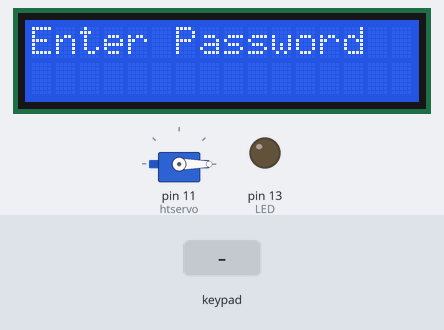
Recording of a sketch running on a simulated Arduino Uno, built with avr-gcc and run on an emulated ATmega328P. Parts: servo, 16×2 character LCD, output pins drawn as LEDs (lit = HIGH). The inputs (shaded band) are chosen by the test bench. EEPROM starts erased.

Above: at 4.2 s.
4.3 s: keypad keys 1 2 3 4 pressed 0.4 s apart
At 7.1 s:
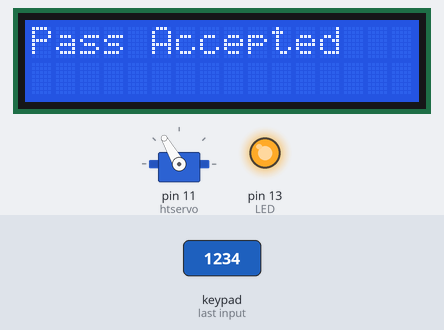
10.4 s: key 'A' pressed
13.4 s: keypad keys 1 2 3 4 # pressed 0.4 s apart
At 15.8 s:
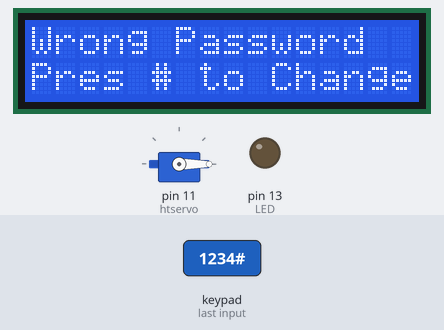
16.9 s: key 'B' pressed
At 17.9 s:
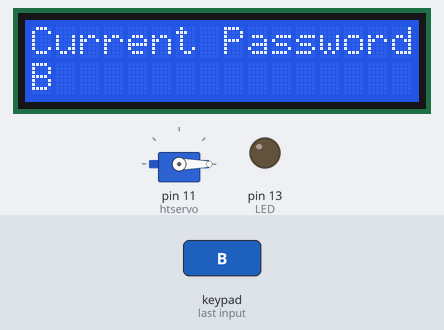
18.4 s: keypad keys 1 2 3 4 * pressed 0.4 s apart
At 21.2 s:
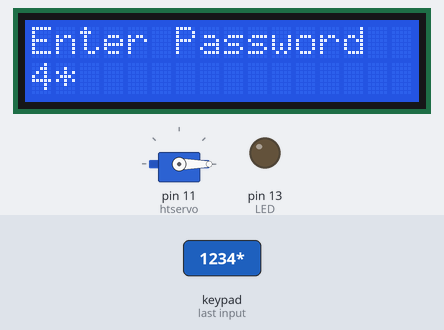
22.4 s: key 'C' pressed
At 22.5 s:
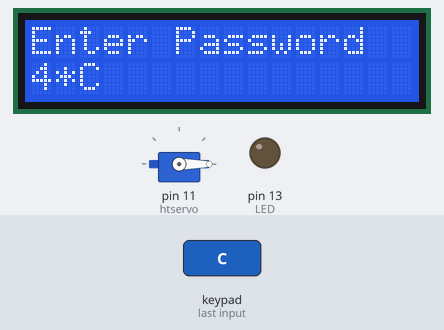
Timing chart, 0 to 25.1 s (numbered marks = the images above; inputs shaded):
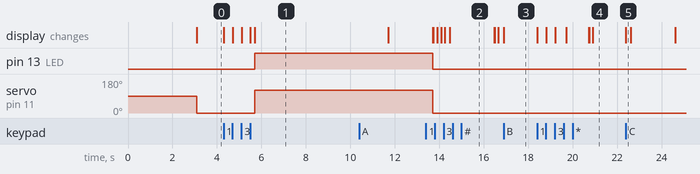

The sketch:

keypad_password.ino
```cpp
#include <Keypad.h>
#include<LiquidCrystal.h>
#include<EEPROM.h>
#include <Servo.h>

Servo htservo;
int pos = 0;
LiquidCrystal lcd(7,6,5,4,3,2);
char password[4];
char initial_password[4],new_password[4];
int i=0;
int LED = 13;
char key_pressed=0;
const byte rows = 4;
const byte columns = 4;

char hexaKeys[rows][columns] = {

{'1','2','3','A'},
{'4','5','6','B'},
{'7','8','9','C'},
{'*','0','#','D'}

};

byte row_pins[rows] = {A0,A1,A2,A3};
byte column_pins[columns] = {A4,A5,9,8};

Keypad keypad_key = Keypad( makeKeymap(hexaKeys), row_pins, column_pins, rows, columns);

void setup()

{
  htservo.attach(11);
  pinMode(LED, OUTPUT);
  lcd.clear();
  lcd.begin(16,2);
  lcd.setCursor(3,0);
  lcd.print("SUBSCRIBE");
  lcd.setCursor(2,1);
  lcd.print("HIREN TAILOR");
  delay(3000);

  lcd.clear();
  lcd.print("Enter Password");
  lcd.setCursor(0,1);
  initialpassword();

}

void loop()

{
  htservo.write(pos);
  digitalWrite(LED, LOW);
  key_pressed = keypad_key.getKey();
  if(key_pressed=='#')

    change();
  if (key_pressed)
  {
    password[i++]=key_pressed;
    lcd.print(key_pressed);
  }

  if(i==4)
  {
    delay(200);
    for(int j=0;j<4;j++)

      initial_password[j]=EEPROM.read(j);
    if(!(strncmp(password, initial_password,4)))

    {

      lcd.clear();
      lcd.print("Pass Accepted");
      digitalWrite(LED, HIGH);
      pos = 120;
      htservo.write(pos);
      delay(6000);
      pos = 0;
      //delay(2000);
      lcd.setCursor(0,1);
      lcd.print("Pres # to change");
      delay(2000);
      lcd.clear();
      lcd.print("Enter Password:");
      lcd.setCursor(0,1);

      i=0;

    }

    else

    {

      digitalWrite(LED, LOW);
      lcd.clear();
      lcd.print("Wrong Password");
      lcd.setCursor(0,1);
      lcd.print("Pres # to Change");
      delay(2000);

      lcd.clear();
      lcd.print("Enter Password");
      lcd.setCursor(0,1);
      i=0;

    }

  }

}

void change()

{

  int j=0;
  lcd.clear();
  lcd.print("Current Password");
  lcd.setCursor(0,1);
  while(j<4)

  {

    char key=keypad_key.getKey();

    if(key)
    {

      new_password[j++]=key;
      lcd.print(key);
    }

    key=0;

  }

  delay(500);
  if((strncmp(new_password, initial_password, 4)))
  {

    lcd.clear();
    lcd.print("Wrong Password");
    lcd.setCursor(0,1);
    lcd.print("Try Again");
    delay(1000);

  }

  else

  {

    j=0;

    lcd.clear();
    lcd.print("New Password:");
    lcd.setCursor(0,1);

    while(j<4)

    {
      char key=keypad_key.getKey();
      if(key)

      {

        initial_password[j]=key;
        lcd.print(key);

        EEPROM.write(j,key);
        j++;
      }
    }

    lcd.print("Pass Changed");
    delay(1000);
  }

  lcd.clear();
  lcd.print("Enter Password");
  lcd.setCursor(0,1);
  key_pressed=0;

}

void initialpassword(){

  for(int j=0;j<4;j++)
    EEPROM.write(j, j+49);
  for(int j=0;j<4;j++)

    initial_password[j]=EEPROM.read(j);

}
```

Measured:
- after the input at 4.3 s, pin 13 (LED): LOW → HIGH after 1.4 s; servo on pin 11 (htservo): 0° → 120° after 1.4 s; the display: first changes at once (image 1 shows a later state)
- after the input at 16.9 s, the display: changes at once (image 3)
- after the input at 18.4 s, the display: first changes at once (image 4 shows a later state)
- after the input at 22.4 s, the display: changes at once (image 5)
